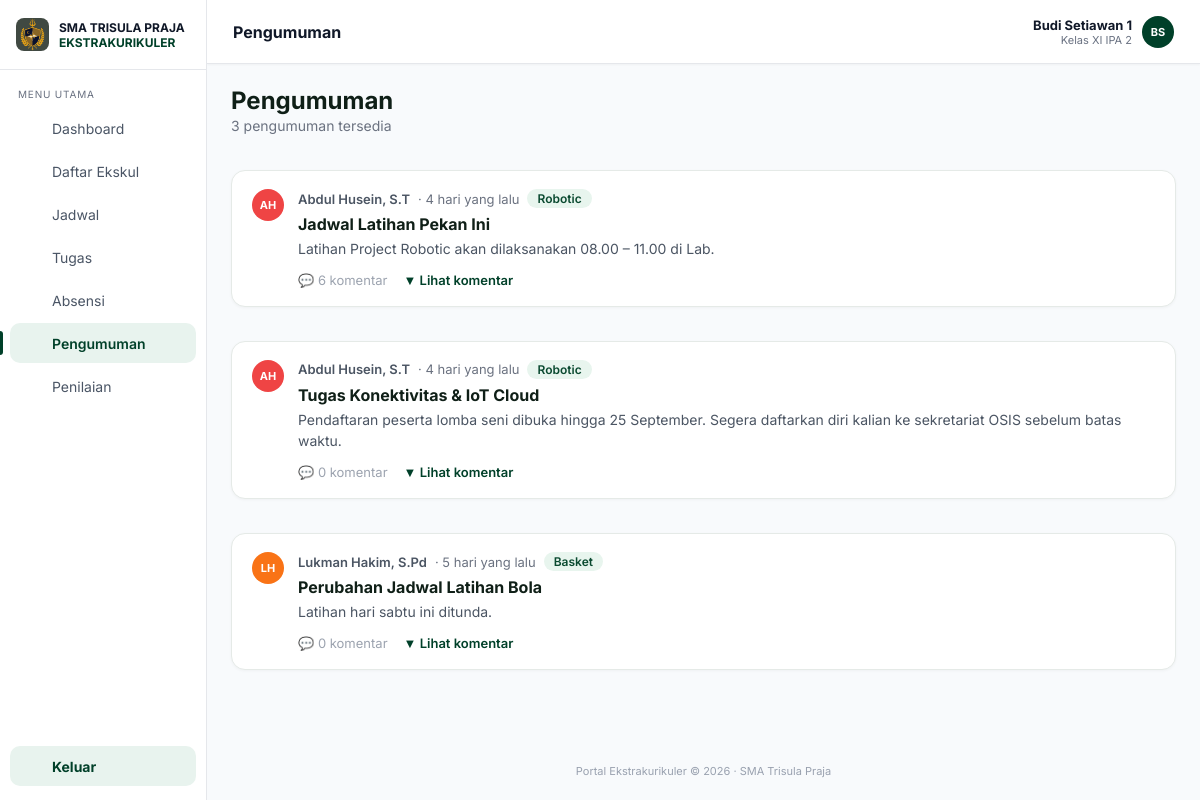
The app's page /portal-trisula/pengumuman.php (signed in) with its own data.
### tables this page shows
CREATE TABLE `users` (
  `id` int UNSIGNED NOT NULL,
  `username` varchar(50) NOT NULL,
  `password` varchar(255) NOT NULL,
  `nama` varchar(100) NOT NULL,
  `role` enum('siswa','pembimbing') NOT NULL DEFAULT 'siswa',
  `nis` varchar(20) DEFAULT NULL,
  `angkatan` year DEFAULT NULL,
  `kelas` varchar(30) DEFAULT NULL,
  `created_at` timestamp NULL DEFAULT CURRENT_TIMESTAMP
);

CREATE TABLE `info_pengumuman` (
  `id` int UNSIGNED NOT NULL,
  `ekskul_id` int UNSIGNED NOT NULL,
  `penulis` varchar(100) NOT NULL DEFAULT '',
  `judul` varchar(150) NOT NULL,
  `isi` text NOT NULL,
  `created_at` datetime NOT NULL DEFAULT CURRENT_TIMESTAMP
);

CREATE TABLE `ekskul` (
  `id` int UNSIGNED NOT NULL,
  `nama` varchar(100) NOT NULL,
  `deskripsi` varchar(255) NOT NULL,
  `pembimbing` varchar(100) NOT NULL,
  `pembimbing_id` int UNSIGNED DEFAULT NULL,
  `hari` enum('Senin','Selasa','Rabu','Kamis','Jumat','Sabtu','Minggu') NOT NULL,
  `jam_mulai` time NOT NULL,
  `jam_selesai` time NOT NULL,
  `kuota` smallint UNSIGNED NOT NULL
);

### portal-trisula/includes/auth.php (called while the page is built, shortened)
<?php
function e(?string $v): string
{
    return htmlspecialchars($v ?? '', ENT_QUOTES, 'UTF-8');
}
function is_logged_in(): bool
{
    return isset($_SESSION['user']);
}
function require_role(string $role): array
{
    return $_SESSION['user'];
}

### portal-trisula/includes/ekskul.php (called while the page is built, shortened)
<?php
function load_user(PDO $pdo, int $id): array
{
    $st = $pdo->prepare('SELECT id, nama, nis, angkatan, kelas FROM users WHERE id = ?');
    $st->execute([$id]);
    return $st->fetch() ?: ['id' => $id, 'nama' => '', 'nis' => '', 'angkatan' => '', 'kelas' => ''];
}

### portal-trisula/pengumuman.php (the view, shortened to what this page needs)
<?php
require __DIR__ . '/config/database.php';
require __DIR__ . '/includes/auth.php';
require __DIR__ . '/includes/siswa_layout.php';
require __DIR__ . '/includes/ekskul.php';
$session = require_role('siswa');
$pdo     = db();
$user    = load_user($pdo, (int) $session['id']);
$uid     = (int) $user['id'];
$buka = (int) ($_GET['buka'] ?? 0);
$st = $pdo->prepare("SELECT a.id, a.judul, a.isi, a.created_at,
                            COALESCE(NULLIF(a.penulis, ''), e.pembimbing) AS penulis,
                            e.nama AS ekskul
                     FROM info_pengumuman a
                     JOIN ekskul e ON e.id = a.ekskul_id
                     JOIN pendaftaran p ON p.ekskul_id = a.ekskul_id AND p.siswa_id = ? AND p.status = 'disetujui'
                     ORDER BY a.created_at DESC, a.id DESC");
$st->execute([$uid]);
$daftar = $st->fetchAll();
$komen = [];
if ($daftar) {
    $ids = array_map(static fn($r) => (int) $r['id'], $daftar);
    $in  = implode(',', array_fill(0, count($ids), '?'));
    $st  = $pdo->prepare("SELECT pengumuman_id, nama, peran, isi, created_at
                          FROM info_komentar WHERE pengumuman_id IN ($in)
                          ORDER BY created_at, id");
    $st->execute($ids);
    foreach ($st->fetchAll() as $c) {
        $komen[(int) $c['pengumuman_id']][] = $c;
    }
}
siswa_header('Pengumuman', 'pengumuman', $user);
?>
<div class="page-title"><h2>Pengumuman</h2><p><?= count($daftar) ?> pengumuman tersedia</p></div>
<?php foreach ($daftar as $a):
    $id       = (int) $a['id'];
    $penulis  = $a['penulis'] ?: 'Pembimbing';
    $cm       = $komen[$id] ?? [];
    $terbuka  = ($buka === $id);
    $tag      = explode(' ', trim((string) $a['ekskul']))[0];
?>
    <article class="pg-card" id="p-<?= $id ?>">
        <div class="pg-main">
            <span class="avatar" style="background:<?= e(avatar_color($penulis)) ?>"><?= e(initials($penulis)) ?></span>
            <div class="pg-body">
                <div class="pg-meta">
                    <b><?= e($penulis) ?></b>
                    <span>· <?= e(time_ago($a['created_at'])) ?></span>
                    <em class="pg-tag"><?= e($tag) ?></em>
                </div>
                <h3><?= e($a['judul']) ?></h3>
                <p><?= nl2br(e($a['isi'])) ?></p>
                <div class="pg-foot">
                    <span class="pg-count">💬 <?= count($cm) ?> komentar</span>
                    <button type="button" class="pg-toggle"><?= $terbuka ? '▲ Tutup' : '▼ Lihat komentar' ?></button>
                </div>
            </div>
        </div>
    </article>
<?php endforeach; ?>
<?php siswa_footer();

### portal-trisula/includes/siswa_layout.php (shortened to what this page needs)
<?php
function icon(string $name): string
{
    $p = [
        'dashboard'  => '<rect x="3" y="3" width="7" height="7" rx="1"/><rect x="14" y="3" width="7" height="7" rx="1"/><rect x="3" y="14" width="7" height="7" rx="1"/><rect x="14" y="14" width="7" height="7" rx="1"/>',
        'ekskul'     => '<path d="M8 6h13M8 12h13M8 18h13"/><circle cx="4" cy="6" r="1"/><circle cx="4" cy="12" r="1"/><circle cx="4" cy="18" r="1"/>',
        'jadwal'     => '<rect x="3" y="5" width="18" height="16" rx="2"/><path d="M3 10h18M8 3v4M16 3v4"/>',
        'tugas'      => '<rect x="5" y="4" width="14" height="17" rx="2"/><path d="M9 4h6v3H9zM9 12h6M9 16h6"/>',
        'absensi'    => '<circle cx="12" cy="8" r="4"/><path d="M4 21a8 8 0 0 1 16 0"/>',
        'pengumuman' => '<rect x="3" y="7" width="18" height="12" rx="2"/><path d="M9 7V5h6v2"/>',
        'penilaian'  => '<path d="M6 20V10M12 20V4M18 20v-7"/>',
        'keluar'     => '<path d="M9 21H5a2 2 0 0 1-2-2V5a2 2 0 0 1 2-2h4M16 17l5-5-5-5M21 12H9"/>',
    ];
    return '<svg viewBox="0 0 24 24" width="20" height="20" fill="none" stroke="currentColor" stroke-width="1.8" stroke-linecap="round" stroke-linejoin="round" aria-hidden="true">' . ($p[$name] ?? '') . '</svg>';
}
function initials(string $nama): string
{
    $nama  = trim(explode(',', $nama)[0]);
    $parts = preg_split('/\s+/', $nama) ?: [];
    $out   = '';
    foreach (array_slice($parts, 0, 2) as $w) {
        $out .= mb_strtoupper(mb_substr($w, 0, 1));
    }
    return $out;
}
function avatar_color(string $nama): string
{
    $palette = ['#f97316', '#06b6d4', '#8b5cf6', '#ef4444', '#16a34a'];
    return $palette[crc32($nama) % count($palette)];
}
function time_ago(string $datetime): string
{
    $diff = max(0, time() - strtotime($datetime));
    return intdiv($diff, 86400) . ' hari yang lalu';
}
function siswa_header(string $title, string $active, array $user): void
{
    $menu = [
        'dashboard'  => ['Dashboard',    'dashboard_siswa.php'],
        'ekskul'     => ['Daftar Ekskul', 'daftar_ekskul.php'],
        'jadwal'     => ['Jadwal',       'jadwal.php'],
        'tugas'      => ['Tugas',        'tugas.php'],
        'absensi'    => ['Absensi',      'absensi.php'],
        'pengumuman' => ['Pengumuman',   'pengumuman.php'],
        'penilaian'  => ['Penilaian',    'penilaian.php'],
    ];
    ?>
<!DOCTYPE html>
<html lang="id">
<head>
    <link rel="stylesheet" href="assets/css/dashboard.css">
</head>
<body class="app">
<aside class="sidebar">
    <div class="brand">
        <img src="assets/img/logo.png" alt="" onerror="this.style.visibility='hidden'">
        <div><b>SMA TRISULA PRAJA</b><span>EKSTRAKURIKULER</span></div>
    </div>
    <p class="menu-label">MENU UTAMA</p>
    <nav>
        <?php foreach ($menu as $key => [$label, $href]): ?>
            <a href="<?= e($href) ?>" class="<?= $key === $active ? 'active' : '' ?>">
                <?= icon($key) ?> <span><?= e($label) ?></span>
            </a>
        <?php endforeach; ?>
    </nav>
    <a href="logout.php" class="logout"><?= icon('keluar') ?> <span>Keluar</span></a>
</aside>
<div class="content">
    <header class="top">
        <h1><?= e($title) ?></h1>
        <a href="profil.php" class="who" style="text-decoration:none;color:inherit">
            <span class="avatar" style="background:#004029"><?= e(initials($user['nama'])) ?></span>
            <div><b><?= e($user['nama']) ?></b><small><?= e($user['kelas'] ?? '') ?></small></div>
        </a>
    </header>
    <main class="page">
<?php
}
function siswa_footer(): void
{
    ?>
    </main>
    <footer class="foot">Portal Ekstrakurikuler © <?= date('Y') ?> · SMA Trisula Praja</footer>
</div>
</body>
</html>
<?php
}

### portal-trisula/assets/css/dashboard.css (style rules this page uses)
:root { --green:#004029; --green-soft:#e8f3ee; --ink:#101828; --muted:#99a1af; --line:#e5e7eb; --bg:#f8fafc; }
* { box-sizing:border-box; margin:0; padding:0; }
body.app { font-family:'Inter',system-ui,sans-serif; background:var(--bg); color:var(--ink); display:flex; min-height:100vh; font-size:14px; }
a { color:inherit; text-decoration:none; }
.sidebar { width:207px; flex:0 0 207px; background:#fff; border-right:1px solid var(--line); display:flex; flex-direction:column; position:sticky; top:0; height:100vh; }
.brand { display:flex; align-items:center; gap:10px; padding:18px 16px; border-bottom:1px solid var(--line); }
.brand img { width:33px; height:33px; border-radius:8px; background:#404942; object-fit:contain; }
.brand b { display:block; font-size:12px; font-weight:700; }
.brand span { display:block; font-size:12px; font-weight:700; color:var(--green); }
.menu-label { font-size:10px; letter-spacing:.08em; color:#6a7282; padding:18px 18px 8px; }
.sidebar nav { display:flex; flex-direction:column; gap:3px; padding:0 10px; }
.sidebar nav a, .logout { display:flex; align-items:center; gap:10px; padding:10px 12px; border-radius:10px; color:#4a5565; font-size:14px; position:relative; }
.sidebar nav a.active { background:var(--green-soft); color:var(--green); font-weight:600; }
.sidebar nav a.active::before { content:''; position:absolute; left:-10px; top:8px; bottom:8px; width:3px; background:var(--green); border-radius:0 3px 3px 0; }
.logout { margin:auto 10px 14px; background:var(--green-soft); color:var(--green); font-weight:700; }
.content { flex:1; min-width:0; display:flex; flex-direction:column; }
.top { height:64px; background:#fff; border-bottom:1px solid var(--line); box-shadow:0 1px 2px rgba(0,0,0,.04); display:flex; align-items:center; justify-content:space-between; padding:0 26px; }
.top h1 { font-size:16px; font-weight:700; }
.who { display:flex; align-items:center; gap:10px; text-align:right; }
.who b { display:block; font-size:13px; }
.who small { display:block; font-size:11px; color:#6a7282; }
.who .avatar { order:2; }
.avatar { width:32px; height:32px; border-radius:50%; display:grid; place-items:center; color:#fff; font-size:11px; font-weight:700; flex:0 0 auto; }
.page { flex:1; padding:22px 24px; display:flex; flex-direction:column; gap:18px; }
.foot { text-align:center; font-size:11px; color:var(--muted); padding:22px; }
.page-title h2 { font-size:20px; font-weight:700; }
.page-title p { font-size:12px; color:#6a7282; margin-top:2px; }
.page-title h2 { margin: 0; font-size: 24px; font-weight: 700; color: #0f1f17; }
.page-title p { margin: 2px 0 18px; color: #6b7280; font-size: 14px; }
.pg-card { background: #fff; border: 1px solid #e5eae7; border-radius: 14px; margin-bottom: 16px; overflow: hidden; box-shadow: 0 1px 3px rgba(0, 0, 0, .04); }
.pg-main { display: flex; gap: 14px; padding: 18px 20px; }
.pg-body { flex: 1; min-width: 0; }
.pg-meta { display: flex; align-items: center; flex-wrap: wrap; gap: 8px; font-size: 13px; color: #6b7280; }
.pg-meta b { color: #4b5563; font-weight: 600; }
.pg-tag { font-style: normal; font-size: 12px; font-weight: 600; color: #0a4a30; background: #e8f5ee; padding: 2px 10px; border-radius: 999px; }
.pg-body h3 { margin: 6px 0 4px; font-size: 16px; font-weight: 700; color: #0f1f17; }
.pg-body p { margin: 0; font-size: 14px; line-height: 1.55; color: #4b5563; overflow-wrap: anywhere; }
.pg-foot { display: flex; align-items: center; gap: 16px; margin-top: 12px; font-size: 13px; }
.pg-count { color: #9ca3af; }
.pg-toggle { background: none; border: 0; padding: 0; cursor: pointer; color: #004029; font-weight: 600; font-size: 13px; font-family: inherit; }

### records on screen
users: nama "BS", nama "Budi Setiawan 1", kelas "Kelas XI IPA 2"
info_pengumuman: penulis "AH", penulis "Abdul Husein, S.T", created_at "4 hari yang lalu", ekskul.nama "Robotic", judul "Jadwal Latihan Pekan Ini", isi "Latihan Project Robotic akan dilaksanakan 08.00 – 11.00 di Lab.", id "6", shows "▼ Lihat komentar"
info_pengumuman: penulis "AH", penulis "Abdul Husein, S.T", created_at "4 hari yang lalu", ekskul.nama "Robotic", judul "Tugas Konektivitas & IoT Cloud", isi "Pendaftaran peserta lomba seni dibuka hingga 25 September. Segera daftarkan diri kalian ke sekretariat OSIS sebelum batas waktu.", id "0", shows "▼ Lihat komentar"
info_pengumuman: penulis "LH", penulis "Lukman Hakim, S.Pd", created_at "5 hari yang lalu", ekskul.nama "Basket", judul "Perubahan Jadwal Latihan Bola", isi "Latihan hari sabtu ini ditunda.", id "0", shows "▼ Lihat komentar"

### other values on screen
$label "Dashboard"
$label "Daftar Ekskul"
$label "Jadwal"
$label "Tugas"
$label "Absensi"
$label "Pengumuman"
$label "Penilaian"
$title "Pengumuman"
count($daftar) "3"
